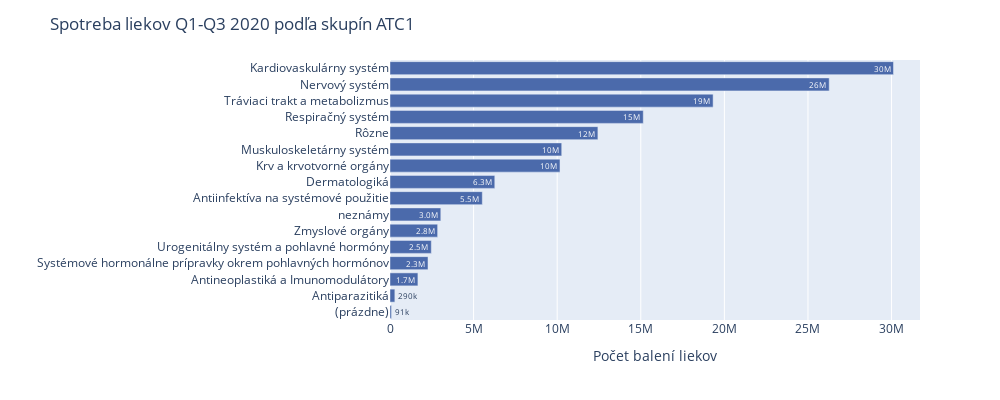

The notebook cell this image was saved under:
### Code cell
fig = px.bar(detailed_tables[2020].sort_values(by='Počet balení',ascending=True).reset_index().query('`Počet balení` > 70000'), y=detailed_tables[2020].sort_values(by='Počet balení',ascending=True).query('`Počet balení` > 70000').index, x='Počet balení', orientation='h', text='Počet balení', color_discrete_sequence=[modra])
fig.update_traces(texttemplate='%{text:.2s}', textposition='auto', textfont_size= 3)
fig.update_layout(uniformtext_minsize=8, uniformtext_mode='show')
fig.update_layout(title= 'Spotreba liekov Q1-Q3 2020 podľa skupín ATC1 ', width=1000, height=400)

fig.update_xaxes(title='Počet balení liekov')
fig.update_yaxes(title=' ')
fig.show()

### Figure 1 — Plotly figure (JSON) as saved in the notebook; plotly's stock layout.template omitted (floating-point values rounded to 4 significant figures)
{"data": [{"alignmentgroup": "True", "hovertemplate": "Počet balení=%{text}<br>y=%{y}<extra></extra>", "legendgroup": "", "marker": {"color": "#4B6AAB"}, "name": "", "offsetgroup": "", "orientation": "h", "showlegend": false, "text": [90790.0, 289900.0, 1670000.0, 2274000.0, 2472000.0, 2850000.0, 3039000.0, 5521000.0, 6268000.0, 10170000.0, 10270000.0, 12440000.0, 15150000.0, 19330000.0, 26270000.0, 30120000.0], "textfont": {"size": 3}, "textposition": "auto", "texttemplate": "%{text:.2s}", "type": "bar", "x": [90790.0, 289900.0, 1670000.0, 2274000.0, 2472000.0, 2850000.0, 3039000.0, 5521000.0, 6268000.0, 10170000.0, 10270000.0, 12440000.0, 15150000.0, 19330000.0, 26270000.0, 30120000.0], "xaxis": "x", "y": ["(prázdne)", "Antiparazitiká", "Antineoplastiká a Imunomodulátory", "Systémové hormonálne prípravky okrem pohlavných hormónov", "Urogenitálny systém a pohlavné hormóny", "Zmyslové orgány", "neznámy", "Antiinfektíva na systémové použitie", "Dermatologiká", "Krv a krvotvorné orgány", "Muskuloskeletárny systém", "Rôzne", "Respiračný systém", "Tráviaci trakt a metabolizmus", "Nervový systém", "Kardiovaskulárny systém"], "yaxis": "y"}], "layout": {"barmode": "relative", "height": 400, "legend": {"tracegroupgap": 0}, "margin": {"t": 60}, "title": {"text": "Spotreba liekov Q1-Q3 2020 podľa skupín ATC1 "}, "uniformtext": {"minsize": 8, "mode": "show"}, "width": 1000, "xaxis": {"anchor": "y", "domain": [0, 1], "title": {"text": "Počet balení liekov"}}, "yaxis": {"anchor": "x", "domain": [0, 1], "title": {"text": " "}}}}
